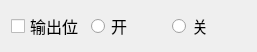
<?xml version="1.0" encoding="UTF-8"?>
<ui version="4.0">
 <class>RSet_SwItemWid</class>
 <widget class="QWidget" name="RSet_SwItemWid">
  <property name="geometry">
   <rect>
    <x>0</x>
    <y>0</y>
    <width>257</width>
    <height>48</height>
   </rect>
  </property>
  <property name="font">
   <font>
    <family>微软雅黑</family>
    <pointsize>12</pointsize>
   </font>
  </property>
  <property name="windowTitle">
   <string>Form</string>
  </property>
  <layout class="QHBoxLayout" name="horizontalLayout">
   <item>
    <widget class="QCheckBox" name="checkBox">
     <property name="font">
      <font>
       <family>微软雅黑</family>
       <pointsize>12</pointsize>
      </font>
     </property>
     <property name="text">
      <string>输出位</string>
     </property>
    </widget>
   </item>
   <item>
    <widget class="QRadioButton" name="openRadio">
     <property name="font">
      <font>
       <family>微软雅黑</family>
       <pointsize>12</pointsize>
      </font>
     </property>
     <property name="text">
      <string>开</string>
     </property>
    </widget>
   </item>
   <item>
    <widget class="QRadioButton" name="closeRadio">
     <property name="font">
      <font>
       <family>微软雅黑</family>
       <pointsize>12</pointsize>
      </font>
     </property>
     <property name="text">
      <string>关</string>
     </property>
    </widget>
   </item>
  </layout>
 </widget>
 <resources/>
 <connections/>
</ui>
